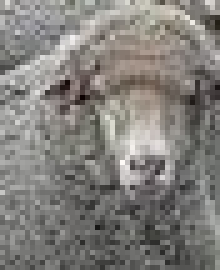
#> input picture 1207070121_Syahrul Fikri_PCD_Prak.10/Domba.jpg, 44 x 54 px (shown 5 times larger)
$ jupyter execute 'Menghitung Deteksi Dengan Template Matching.ipynb'
#> lines starting #> are read from the running program, lines starting #| are printed output that depends on the picture; after the words box and inside, x2 and y2 are one past the last pixel; in counts of white or black regions, pixels touching at a corner belong together
#### **File : Menghitung Deteksi Dengan Template Matching.ipynb**

#### **Authors : Syahrul Fikri**

#### **NIM : 1207070121**

#### **Pengolahan Citra Digital - TKK**

#### **Teknik Elektro Fakultas Sains dan Teknologi Universitas Islam Negeri Sunan Gunung Djati Bandung**

[cell 1]
# tampilkan kedua gambar
import cv2
from matplotlib import pyplot as plt

# panggil dan konversi warna agar sesuai dengan Matplotlib
domba = cv2.imread('Domba.jpg')
#> domba is the input picture: shape (54, 44, 3); mean B, G, R 124, 127.9, 130.5
domba = cv2.cvtColor(domba, cv2.COLOR_BGR2RGB)

# panggil dan konversi warna agar sesuai dengan Matplotlib
Domba_swarm = cv2.imread('Gerombolan Domba.jpg')
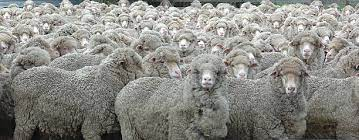
#> input picture 1207070121_Syahrul Fikri_PCD_Prak.10/Gerombolan Domba.jpg, 359 x 140 px
#> Domba_swarm is the input picture: shape (140, 359, 3); mean B, G, R 133, 138.3, 138.9
Domba_swarm = cv2.cvtColor(Domba_swarm, cv2.COLOR_BGR2RGB)

plt.subplot(121),plt.imshow(domba), plt.title('Domba')
plt.subplot(122),plt.imshow(Domba_swarm), plt.title('Kumpulan Domba')
plt.show()
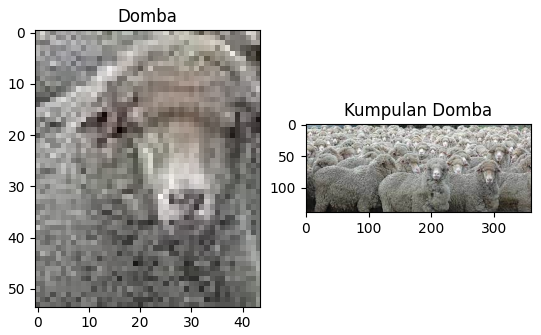
#> figure drawn by matplotlib, 2 panels

[cell 2]
import cv2
import numpy as np
#from google.colab.patches import cv2_imshow

## membaca gambar utuh untuk dicari
img_rgb = cv2.imread('Gerombolan Domba.jpg')
img_gray = cv2.cvtColor(img_rgb, cv2.COLOR_BGR2GRAY)

## membaca template
template = cv2.imread('Domba.jpg',0)
#> template: shape (54, 44); min 4, max 251, mean 128.3

## ukuran template. ukuran ini akan digunakan untuk menggambar kotak
w, h = template.shape[::-1]
#> w = 44; h = 54

# menggunakan metode COEFF-NORMALIZED
res = cv2.matchTemplate(img_gray,template,cv2.TM_CCOEFF_NORMED)
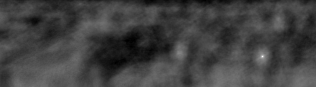
#> res: shape (87, 316) float32; min -0.14, max 0.998, mean 0.152; drawn with min black and max white

# Nilai threshold atau ambang batas deteksi kemiripan titik.
# Lakukan eksperimen dengan merubah nilai ini
threshold = 0.15
loc = np.where(res >= threshold)
#> loc = 14279 positions, rows 1 to 86, columns 0 to 315

## membuat array kosong untuk menyimpan lokasi-lokasi dari hasil deteksi
lspoint=[]
lspoint2=[]
count = 0 # untuk menyimpan jumlah matching yang ditemukan
for pt in zip(*loc[::-1]):
    ## jika sudah ada, skip lokasi tersebut
    if pt[0] not in lspoint and pt[1] not in lspoint2:
        ## gambar persegi warna kuning dengan ketebalan dua poin
        cv2.rectangle(img_rgb, pt, (pt[0] + w, pt[1] + h), (0,255,255), 2)
        for i in range(((pt[0])-9), ((pt[0])+9),1):
            ## tambahkan koordinat x ke list
            lspoint.append(i)
        for k in range(((pt[1])-9), ((pt[1])+9),1):
            ## tambahkan koordinat y ke list
            lspoint2.append(k)
        count+=1 ### berapa jumlah matching yang ditemukan?
    else:
        continue
#> this loop made 14279 passes
#> pt on passes 1 to 12: (295, 1), (296, 1), (27, 2), (78, 2), (79, 2), (80, 2), (81, 2), (101, 2), (102, 2), (112, 2), (113, 2), (114, 2)
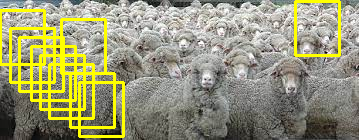
#> img_rgb: shape (140, 359, 3); 10.43% of pixels changed, all inside (x1, y1, x2, y2) = (0, 0, 341, 138)
#> after the loop, count = 10; lspoint = 180 values, max 303 at index 17, min -9 at index 18, mean 64.9; lspoint2 = 180 values, max 90 at index 179, min -8 at index 0, mean 41
print ("Jumlah objek ditemukan ", count)
#| Jumlah objek ditemukan  10

## tampilkan dengan imshow
cv2.imshow("Detected Objects", img_rgb)
cv2.waitKey(0)
#> Out = 27
